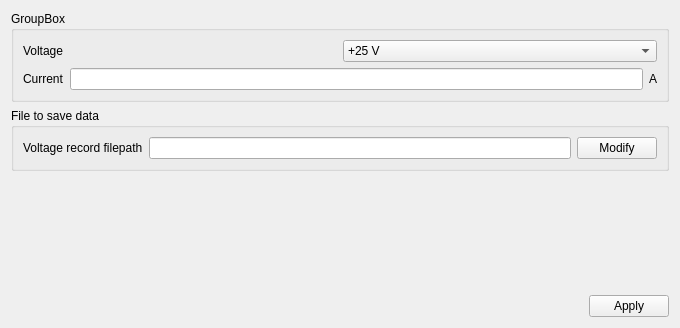
            <widget class="QWidget" name="Setup">
             <attribute name="title">
              <string>Setup</string>
             </attribute>
             <layout class="QGridLayout" name="gridLayout_35">
              <item row="0" column="0">
               <layout class="QVBoxLayout" name="verticalLayout_16">
                <item>
                 <widget class="QGroupBox" name="groupBox_16">
                  <property name="title">
                   <string>GroupBox</string>
                  </property>
                  <layout class="QGridLayout" name="gridLayout_32">
                   <item row="0" column="0">
                    <layout class="QVBoxLayout" name="verticalLayout_12">
                     <item>
                      <layout class="QHBoxLayout" name="horizontalLayout_26">
                       <item>
                        <widget class="QLabel" name="lbl_agilent_voltate_setup">
                         <property name="text">
                          <string>Voltage</string>
                         </property>
                        </widget>
                       </item>
                       <item>
                        <widget class="QComboBox" name="cb_agilent_voltage_setup">
                         <item>
                          <property name="text">
                           <string>+25 V </string>
                          </property>
                         </item>
                         <item>
                          <property name="text">
                           <string>+6 V</string>
                          </property>
                         </item>
                         <item>
                          <property name="text">
                           <string>-25 V</string>
                          </property>
                         </item>
                        </widget>
                       </item>
                      </layout>
                     </item>
                     <item>
                      <layout class="QHBoxLayout" name="horizontalLayout_24">
                       <item>
                        <widget class="QLabel" name="label_14">
                         <property name="text">
                          <string>Current</string>
                         </property>
                        </widget>
                       </item>
                       <item>
                        <widget class="QLineEdit" name="le_agilent_current"/>
                       </item>
                       <item>
                        <widget class="QLabel" name="lbl_agilent_current_unit">
                         <property name="text">
                          <string>A</string>
                         </property>
                        </widget>
                       </item>
                      </layout>
                     </item>
                    </layout>
                   </item>
                  </layout>
                 </widget>
                </item>
                <item>
                 <widget class="QGroupBox" name="groupBox_15">
                  <property name="title">
                   <string>File to save data</string>
                  </property>
                  <layout class="QGridLayout" name="gridLayout_9">
                   <item row="0" column="0">
                    <layout class="QHBoxLayout" name="horizontalLayout_20">
                     <item>
                      <widget class="QLabel" name="lbl_agilent_voltage_record">
                       <property name="text">
                        <string>Voltage record filepath</string>
                       </property>
                      </widget>
                     </item>
                     <item>
                      <widget class="QLineEdit" name="le_agilent_record_fn"/>
                     </item>
                     <item>
                      <widget class="QPushButton" name="pb_modify_filepath_agilent">
                       <property name="text">
                        <string>Modify</string>
                       </property>
                      </widget>
                     </item>
                    </layout>
                   </item>
                  </layout>
                 </widget>
                </item>
                <item>
                 <spacer name="verticalSpacer_9">
                  <property name="orientation">
                   <enum>Qt::Vertical</enum>
                  </property>
                  <property name="sizeHint" stdset="0">
                   <size>
                    <width>20</width>
                    <height>118</height>
                   </size>
                  </property>
                 </spacer>
                </item>
                <item>
                 <layout class="QHBoxLayout" name="horizontalLayout_31">
                  <item>
                   <spacer name="horizontalSpacer_13">
                    <property name="orientation">
                     <enum>Qt::Horizontal</enum>
                    </property>
                    <property name="sizeHint" stdset="0">
                     <size>
                      <width>578</width>
                      <height>20</height>
                     </size>
                    </property>
                   </spacer>
                  </item>
                  <item>
                   <widget class="QPushButton" name="pb_agilent_apply_setup">
                    <property name="text">
                     <string>Apply</string>
                    </property>
                   </widget>
                  </item>
                 </layout>
                </item>
               </layout>
              </item>
             </layout>
            </widget>
